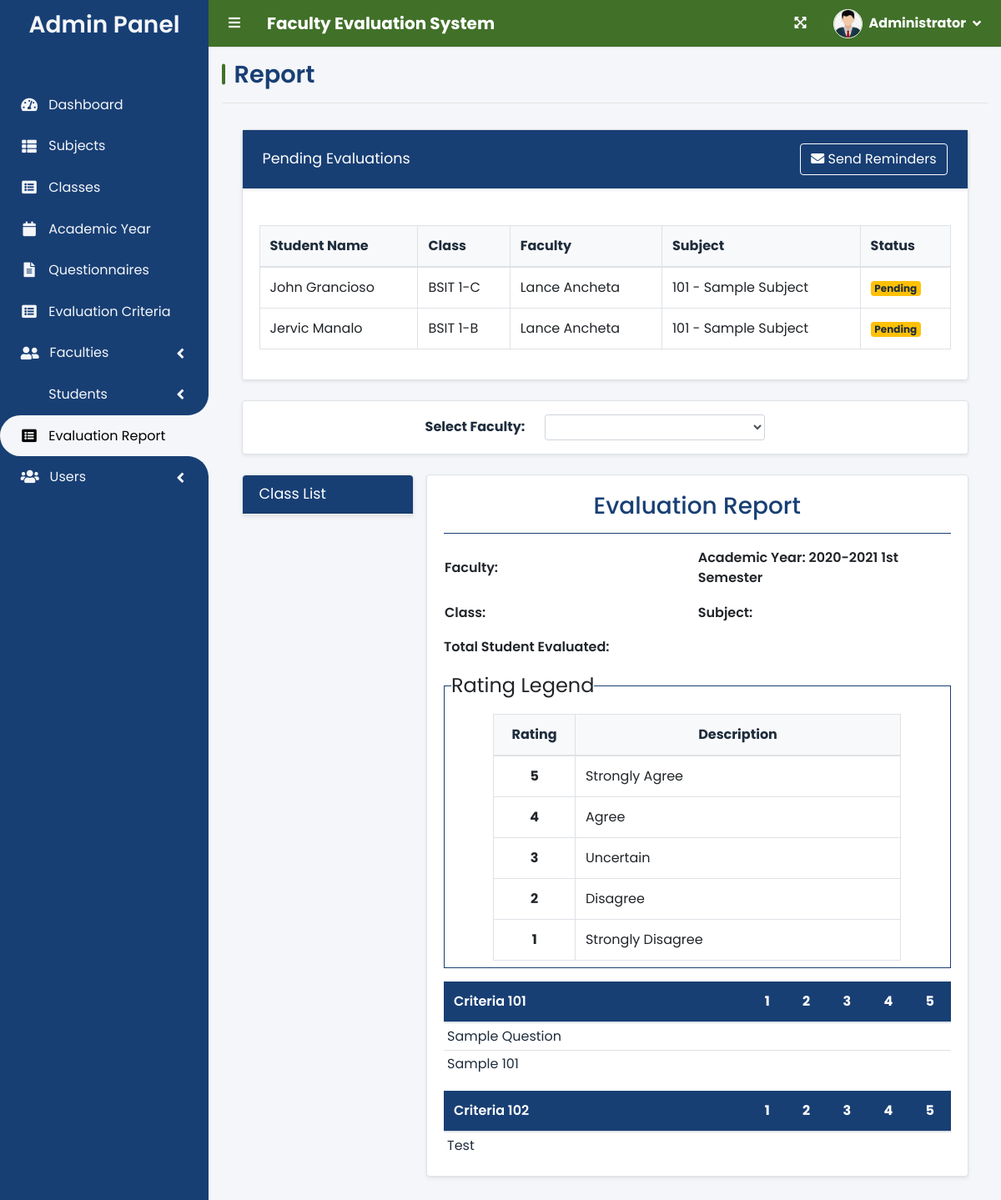
Before: /index.php?page=report (signed in) with the older database file.
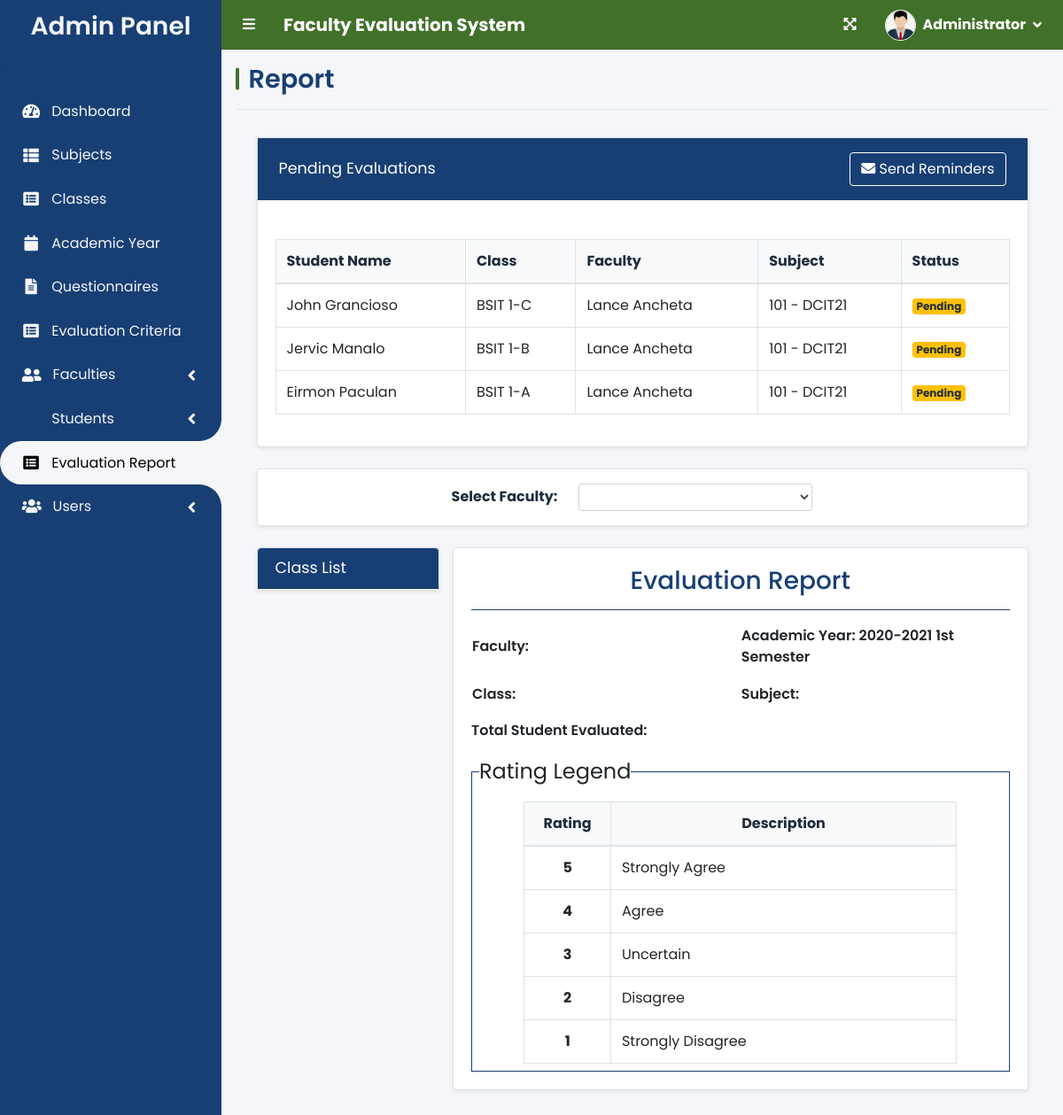
After: the same page with the newer database file.
### tables this page shows
CREATE TABLE `student_list` (
  `id` int(30) NOT NULL,
  `school_id` varchar(100) NOT NULL,
  `firstname` varchar(200) NOT NULL,
  `lastname` varchar(200) NOT NULL,
  `email` varchar(200) NOT NULL,
  `password` text NOT NULL,
  `class_id` int(30) NOT NULL,
  `avatar` text NOT NULL DEFAULT 'no-image-available.png',
  `date_created` datetime NOT NULL DEFAULT current_timestamp(),
  `status` tinyint(1) NOT NULL DEFAULT 1 COMMENT '1=Active, 0=Deactivated'
);

CREATE TABLE `subject_list` (
  `id` int(30) NOT NULL,
  `code` varchar(50) NOT NULL,
  `subject` text NOT NULL,
  `description` text NOT NULL
);

CREATE TABLE `criteria_list` (
  `id` int(30) NOT NULL,
  `criteria` text NOT NULL,
  `order_by` int(30) NOT NULL,
  `type` enum('checklist','textfield') NOT NULL DEFAULT 'checklist'
);

CREATE TABLE `question_list` (
  `id` int(30) NOT NULL,
  `academic_id` int(30) NOT NULL,
  `question` text NOT NULL,
  `order_by` int(30) NOT NULL,
  `criteria_id` int(30) NOT NULL,
  `type` enum('checklist','textfield') NOT NULL DEFAULT 'checklist'
);

### admin/report.php (the view, shortened to what the rows shown need)
<?php
print_r($_SESSION);
$faculty_id = isset($_GET['fid']) ? $_GET['fid'] : ''; ?>
<div class="container-fluid px-4">
	<div class="card shadow-sm border mb-4">
		<div class="card-body">
			<div class="table-responsive">
				<table class="table table-bordered table-hover" id="pending-evals">
					<thead class="bg-light">
						<tr>
							<th>Student Name</th>
							<th>Class</th>
							<th>Faculty</th>
							<th>Subject</th>
							<th>Status</th>
						</tr>
					</thead>
					<tbody>
						<?php
						$pending_query = $conn->query("SELECT
							s.id as student_id,
							CONCAT(s.firstname, ' ', s.lastname) as student_name,
							CONCAT(c.curriculum, ' ', c.level, '-', c.section) as class,
							CONCAT(f.firstname, ' ', f.lastname) as faculty_name,
							sub.subject,
							sub.code as subject_code,
							s.email
						FROM student_list s
						INNER JOIN class_list c ON c.id = s.class_id
						INNER JOIN restriction_list r ON r.class_id = c.id
						INNER JOIN faculty_list f ON f.id = r.faculty_id
						INNER JOIN subject_list sub ON sub.id = r.subject_id
						WHERE r.academic_id = {$_SESSION['academic']['id']}
						AND r.id NOT IN (
							SELECT restriction_id
							FROM evaluation_list
							WHERE academic_id = {$_SESSION['academic']['id']}
							AND student_id = s.id
						)
						ORDER BY s.lastname, s.firstname");
						while ($row = $pending_query->fetch_assoc()):
							?>
							<tr>
								<td><?php echo ucwords($row['student_name']) ?></td>
								<td><?php echo $row['class'] ?></td>
								<td><?php echo ucwords($row['faculty_name']) ?></td>
								<td><?php echo $row['subject_code'] . ' - ' . $row['subject'] ?></td>
								<td><span class="badge badge-warning">Pending</span></td>
							</tr>
						<?php endwhile; ?>
					</tbody>
				</table>
			</div>
		</div>
	</div>
	<div class="row">
		<div class="col-md-9">
			<div class="card shadow-sm border" id="printable">
				<div class="card-body">
					<fieldset class="border border-info p-2 w-100">
						<div class="row justify-content-center">
							<div class="col-md-10">
								<div class="table-responsive">
									<table class="table table-bordered mb-0">
										<thead class="bg-light">
											<tr class="text-center">
												<th width="20%">Rating</th>
												<th width="80%">Description</th>
											</tr>
										</thead>
									</table>
								</div>
							</div>
						</div>
					</fieldset>
					<?php
					$criteria = $conn->query("SELECT * FROM criteria_list where id in (SELECT criteria_id FROM question_list where academic_id = {$_SESSION['academic']['id']} ) order by abs(order_by) asc ");
					while ($crow = $criteria->fetch_assoc()):
						?>
						<table class="table table-condensed wborder mt-3">
							<thead>
								<tr class="bg-primary">
									<th><b><?php echo $crow['criteria'] ?></b></th>
									<?php if($crow['type'] == 'checklist'): ?>
									<th width="5%" class="text-center">1</th>
									<th width="5%" class="text-center">2</th>
									<th width="5%" class="text-center">3</th>
									<th width="5%" class="text-center">4</th>
									<th width="5%" class="text-center">5</th>
									<?php else: ?>
									<th width="60%" class="text-center">Comments</th>
									<?php endif; ?>
								</tr>
							</thead>
							<tbody class="tr-sortable">
								<?php
								$questions = $conn->query("SELECT * FROM question_list where criteria_id = {$crow['id']} and academic_id = {$_SESSION['academic']['id']} order by abs(order_by) asc ");
								while ($row = $questions->fetch_assoc()):
									?>
									<tr class="bg-white">
										<td class="p-1" width="40%">
											<?php echo $row['question'] ?>
										</td>
										<?php if($crow['type'] == 'checklist'): ?>
											<?php for ($c = 1; $c <= 5; $c++): ?>
												<td class="text-center">
												</td>
											<?php endfor; ?>
										<?php else: ?>
											<td class="text-left">
												<div class="comments_<?php echo $row['id'] ?> comments-list"></div>
											</td>
										<?php endif; ?>
									</tr>
								<?php endwhile; ?>
							</tbody>
						</table>
					<?php endwhile; ?>
				</div>
			</div>
		</div>
	</div>
</div>

Changed rows visible on the page:
removed criteria_list: criteria "Criteria 101", type "1"
removed question_list: question "Sample Question", shown under "Criteria 101"
removed question_list: question "Sample 101", shown under "Criteria 101"
removed criteria_list: criteria "Criteria 102", type "1"
removed question_list: question "Test", shown under "Criteria 102"
changed through a linked row, student_list (number 1 of 3 on the later page): subject_list.subject "Sample Subject" → "DCIT21"
changed through a linked row, student_list (number 2 of 3 on the later page): subject_list.subject "Sample Subject" → "DCIT21"
now on this page (row edited): student_list: student_name "Eirmon Paculan", class "BSIT 1-A", faculty_name "Lance Ancheta", subject_list.code "101", subject_list.subject "DCIT21"
